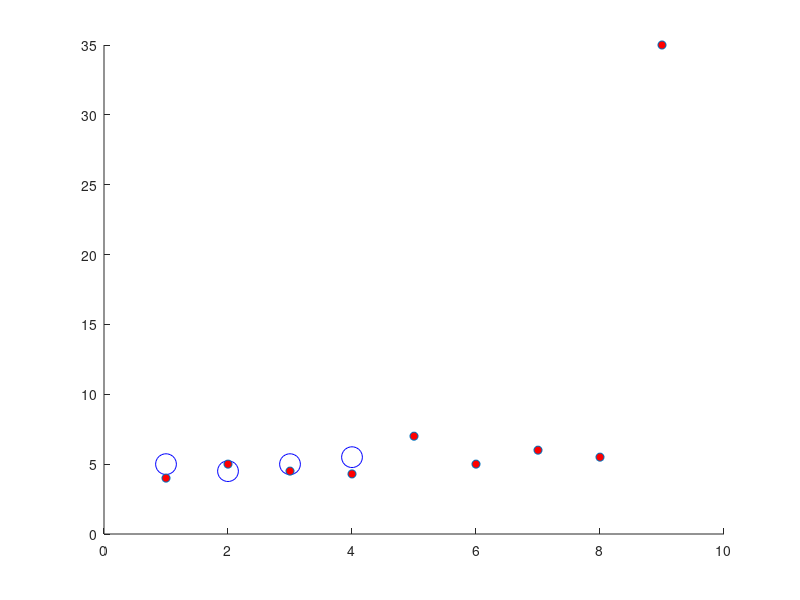

Source code (MATLAB):
clear all;
clc;
dataDeleted=1;
a = [4,5,4.5,4.3,7,5,6,5.5,35]
aa = a;
while(dataDeleted == 1)
    dataDeleted = 0;
    AA = abs(a-median(a));
    std(AA);
    cnt = 1;
    for i=1:length(a)
        if(AA(i)<=2*std(AA))
            b(cnt) = a(i)
            cnt = cnt+1;
        else
            dataDeleted = 1;
        end
    end
    a = b
    b = [];
    length(a)
    pause;
end
figure;
line([1:1:length(a)],a,'MarkerSize',15,'Marker','o','MarkerFaceColor','none',...
    'MarkerEdgeColor','b','LineStyle','none');
line([1:1:length(aa)],aa,'Marker','o','MarkerFaceColor','r',...
    'LineStyle','none');
